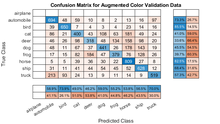
%> input picture aug_color_cnn_confusion_matrix.png, 220 x 124 px, shrunk from 640 x 360 before the run
$ octave --eval "result = calculate_hog(imread('../aug_color_cnn_confusion_matrix.png'));"   (GNU Octave 9; MATLAB toolbox functions it lacks are replaced by stand-ins)
%> lines starting %> are read from the running program, lines starting %| are printed output that depends on the picture
### feature_descriptor/calculate_gradient.m
 function [angle, magnitude] = calculate_gradient(img)

        % % -------------------
        % calculate gradient
        % % -------------------
        % convert uint8 matrix to double matrix
        img = double(img);

        % number of rows and columns in image
        nRows = size(img,1);
%> nRows = 124
        nColumns = size(img,2);
%> nColumns = 220

        % X and Y gradients
        x_grad = img;
        y_grad = img;

        for x=1:nColumns -2
            x_grad(:,x)=(img(:,x)-img(:,x+2));
        end
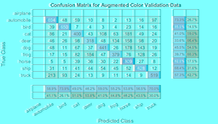
%> x_grad: size 124x220x3 double; mean R, G, B 2.3, 222.4, 223.4; drawn with min black and max white
        for y=1:nRows -2
            y_grad(y,:)=(img(y,:)-img(y+2,:));
        end
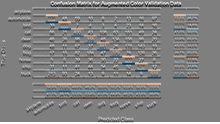
%> y_grad: size 124x220x3 double; mean R, G, B 4.1, 4.1, 4.1; drawn with min black and max white

        % matrix containing the angle of each edge gradient
        angle =atand(x_grad./y_grad);
%> angle: size 124x220x3 double; 11.98% of the values are NaN or infinite; the others: min -90, max 90, mean 30.86
        magnitude=sqrt(x_grad.^2 + y_grad.^2);
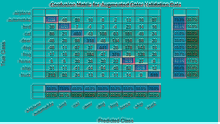
%> magnitude: size 124x220x3 double; mean R, G, B 42.1, 228.3, 229.2; drawn with min black and max white

        % remove redundant pixels in each image
        angle(isnan(angle))=0;
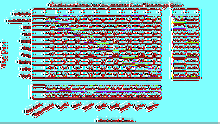
%> angle: size 124x220x3 double; mean R, G, B 6, 37.5, 37.9; drawn with min black and max white
        magnitude(isnan(magnitude))=0;
 end

### feature_descriptor/calculate_hog.m
function [feature] = calculate_hog(img)
    BLOCK_WIDTH = 8;
    nRows = 32;
    nCols = 32;
    % convert to grayscale if images are in colour
    [angle, magnitude] = calculate_gradient(img);

     figure,imshow(uint8(angle));
%> after `imshow(uint8(angle))`:
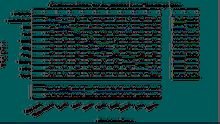
%> displayed picture: size 124x220x3, on the screen's scale of 0 to 255; mean R, G, B 14.4, 60.1, 60.3
     figure,imshow(uint8(magnitude));
%> after `imshow(uint8(magnitude))`:
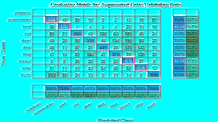
%> displayed picture: size 124x220x3, on the screen's scale of 0 to 255; mean R, G, B 42.1, 225.8, 226.8

     % initialize a gaussian filter with sigma = 0.5*block width
     gauss=fspecial('gaussian', BLOCK_WIDTH);

%      figure,imshow(uint8(angle));
%      figure,imshow(uint8(magnitude));

     % initialize feature vector
     feature = [];

      % outer loop -> block iterations
      for i=0: nRows/BLOCK_WIDTH -2
          for j=0: nCols/BLOCK_WIDTH -2

           mag_patch = magnitude(8*i+1 : 8*i+16 , 8*j+1 : 8*j+16);
           mag_patch = imfilter(mag_patch,gauss);
           ang_patch = angle(8*i+1 : 8*i+16 , 8*j+1 : 8*j+16);

            block_feature = [];
            % outer inner loop -> iterations of cells in a block
            for x= 0:1
                for y= 0:1

                    angleA =ang_patch(8*x+1:8*x+8, 8*y+1:8*y+8);
                    magA   =mag_patch(8*x+1:8*x+8, 8*y+1:8*y+8);
                    histr  =zeros(1,9);

                    % inner inner loop -> iterations for pixels in each
                    % cell
                    for p=1:BLOCK_WIDTH
                        for q=1:BLOCK_WIDTH

                            alpha= angleA(p,q);

                            % Binning Process (Bi-Linear Interpolation)
                            if alpha>10 && alpha<=30
                                histr(1)=histr(1)+ magA(p,q)*(30-alpha)/20;
                                histr(2)=histr(2)+ magA(p,q)*(alpha-10)/20;
                            elseif alpha>30 && alpha<=50
                                histr(2)=histr(2)+ magA(p,q)*(50-alpha)/20;
                                histr(3)=histr(3)+ magA(p,q)*(alpha-30)/20;
                            elseif alpha>50 && alpha<=70
                                histr(3)=histr(3)+ magA(p,q)*(70-alpha)/20;
                                histr(4)=histr(4)+ magA(p,q)*(alpha-50)/20;
                            elseif alpha>70 && alpha<=90
                                histr(4)=histr(4)+ magA(p,q)*(90-alpha)/20;
                                histr(5)=histr(5)+ magA(p,q)*(alpha-70)/20;
                            elseif alpha>90 && alpha<=110
                                histr(5)=histr(5)+ magA(p,q)*(110-alpha)/20;
                                histr(6)=histr(6)+ magA(p,q)*(alpha-90)/20;
                            elseif alpha>110 && alpha<=130
                                histr(6)=histr(6)+ magA(p,q)*(130-alpha)/20;
                                histr(7)=histr(7)+ magA(p,q)*(alpha-110)/20;
                            elseif alpha>130 && alpha<=150
                                histr(7)=histr(7)+ magA(p,q)*(150-alpha)/20;
                                histr(8)=histr(8)+ magA(p,q)*(alpha-130)/20;
                            elseif alpha>150 && alpha<=170
                                histr(8)=histr(8)+ magA(p,q)*(170-alpha)/20;
                                histr(9)=histr(9)+ magA(p,q)*(alpha-150)/20;
                            elseif alpha>=0 && alpha<=10
                                histr(1)=histr(1)+ magA(p,q)*(alpha+10)/20;
                                histr(9)=histr(9)+ magA(p,q)*(10-alpha)/20;
                            elseif alpha>170 && alpha<=180
                                histr(9)=histr(9)+ magA(p,q)*(190-alpha)/20;
                                histr(1)=histr(1)+ magA(p,q)*(alpha-170)/20;
                            end

                        end
                    end
                    % Concatenation of Four histograms to form one block feature
                    block_feature=[block_feature histr];
                end
            end
            % Normalize the values in the block using L1-Norm
            block_feature=block_feature/sqrt(norm(block_feature)^2+.01);
            % Feature concatenation
            feature=[feature block_feature]; %Features concatenation
         end
     end
%> after the loop, feature = 324 values, max 0.754 at index 226, min 0 at index 1, mean 0.0835; histr = [603.3 410 278.4 99 279.8 0 0 0 385.6]
     % Remove infinity values
     feature(isnan(feature))=0;

     % Normalization of the feature vector using L2-Norm
    feature=feature/sqrt(norm(feature)^2+.001);
%> feature = 324 values, max 0.251 at index 226, min 0 at index 1, mean 0.0278
    for z=1:length(feature)
        if feature(z)>0.2
             feature(z)=0.2;
        end
    end
%> after the loop, feature = 324 values, max 0.2 at index 32, min 0 at index 1, mean 0.0273
    feature=feature/sqrt(norm(feature)^2+.001);
%> feature = 324 values, max 0.208 at index 32, min 0 at index 1, mean 0.0284
%> `result = calculate_hog(imread('../aug_color_cnn_confusion_matrix.png'));`: result has the same summary as feature in calculate_hog
end
